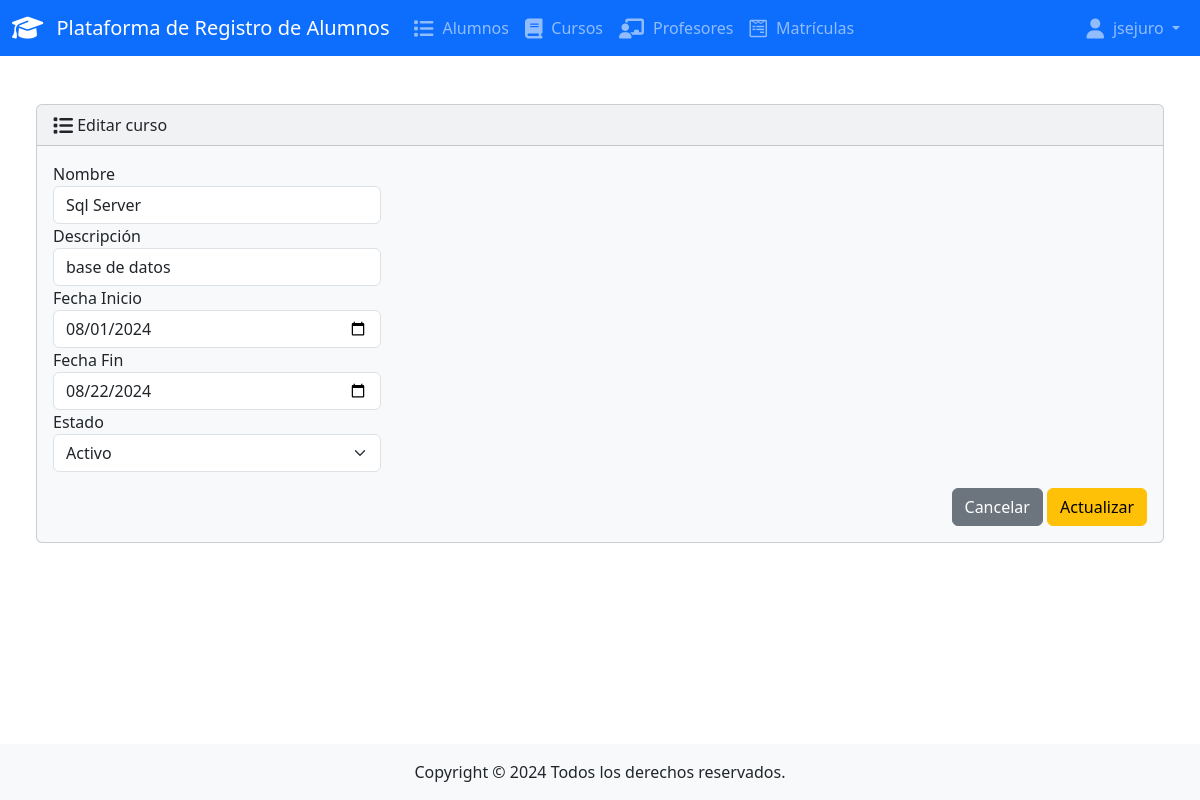
The page /cursos/editar/2/ (signed in) on the database its author committed.
### app/models.py (models this page shows, shortened)
class Cursos(models.Model):
    id = models.AutoField(primary_key=True)
    nombre = models.CharField(max_length=50)
    descripcion = models.CharField(max_length=100)
    fechaInicio = models.DateField()
    fechaFin = models.DateField()
    usuarioCreacion = models.ForeignKey(User, on_delete=models.SET_NULL, null=True)
    fechaRegistro = models.DateTimeField(auto_now_add=True)
    estado = models.BooleanField(default=True)
    class Meta:
        db_table = 'App_Cursos'
        verbose_name = 'Curso'
        verbose_name_plural = 'Cursos'
        ordering = ['nombre']

### app/views.py (the view)
# urls.py: path('cursos/editar/<int:id>/', views.curso_editar, name='curso_editar'),
def curso_editar(request, id):
    curso = get_object_or_404(Cursos, id=id)
    if request.method == 'POST':
        curso.nombre=request.POST["nombre"]
        curso.descripcion=request.POST["descripcion"]
        curso.fechaInicio=request.POST["fechaInicio"]
        curso.fechaFin=request.POST["fechaFin"]
        curso.usuarioCreacion=request.user
        curso.estado=request.POST["estado"]
        curso.save()
        return redirect('cursos')
    else:
        fi = curso.fechaInicio
        ff = curso.fechaFin
        curso.fechaInicio = '{:%Y-%m-%d}'.format(fi)
        curso.fechaFin = '{:%Y-%m-%d}'.format(ff)
        return render(request, 'app/curso_editar.html', {'curso': curso})

### app/templates/app/curso_editar.html (shortened to what this page needs)
{% extends "app/base.html" %}
{% block body %}
<div class="row mt-5">
    <div class="col-12">
        <div class="card bg-light ms-4 me-4 mb-4">
            <div class="card-header">
                <i class="fa-solid fa-list fa-lg"></i> Editar curso
            </div>
            <div class="card-body">
                <form action="{% url 'curso_editar' curso.id %}" method="POST">
                    <div class="form-group">
                        <label>Nombre</label>
                        <input type="text" style="width: 30%" class="form-control" name="nombre" value="{{ curso.nombre }}" required="required">
                    </div>
                    <div class="form-group">
                        <label>Descripción</label>
                        <input type="text" style="width: 30%" class="form-control" name="descripcion" value="{{ curso.descripcion }}" required="required">
                    </div>
                    <div class="form-group">
                            <label>Fecha Inicio</label>
                            <input type="date" style="width: 30%" class="form-control" name="fechaInicio" value="{{ curso.fechaInicio }}" required="required">
                    </div>
                    <div class="form-group">
                            <label>Fecha Fin</label>
                            <input type="date" style="width: 30%" class="form-control"  name="fechaFin" value="{{ curso.fechaFin }}" required="required">
                    </div>
                    <div class="form-group">
                            <label for="categoria">Estado</label><br>
                            <select style="width: 30%" class="form-select" name="estado">
                                    <option value="True" {% if curso.estado %} selected {% endif %} >Activo</option>
                            </select>
                    </div>
                    <div class="form-group mt-3 text-end">
                            <a type="button" class="btn btn-secondary" href="{% url 'cursos' %}">Cancelar</a>
                            <button type="submit" class="btn btn-warning">Actualizar</button>
                    </div>
                </form>
            </div>
        </div>
    </div>
</div>
{% endblock %}

### app/templates/app/base.html (shortened to what this page needs)
{% load static %}
<!DOCTYPE html>
<html lang="en">
<head>
    <link rel="stylesheet" href="https://cdnjs.cloudflare.com/ajax/libs/font-awesome/6.1.1/css/all.min.css">
    <link href="https://cdn.jsdelivr.net/npm/bootstrap@5.3.3/dist/css/bootstrap.min.css" rel="stylesheet">
</head>
<body class="d-flex flex-column min-vh-100">
    <nav class="navbar navbar-expand-lg navbar-dark bg-primary">
        <div class="container-fluid">
            <a class="navbar-brand" href="{% url 'alumnos' %}">
                <i class="fa-solid fa-graduation-cap fa-lg"></i> Plataforma de Registro de Alumnos
            </a>
            <div class="collapse navbar-collapse" id="navbarColor01">
                <ul class="navbar-nav me-auto">
                    <li class="nav-item">
                        <a class="nav-link" href="{% url 'alumnos' %}">
                            <i class="fa-solid fa-list fa-lg"></i> Alumnos
                        </a>
                    </li>
                    <li class="nav-item">
                        <a class="nav-link" href="{% url 'cursos' %}">
                            <i class="fa-solid fa-book fa-lg"></i> Cursos
                        </a>
                    </li>
                    <li class="nav-item">
                        <a class="nav-link" href="{% url 'alumnos' %}">
                            <i class="fa-solid fa-chalkboard-teacher fa-lg"></i> Profesores
                        </a>
                    </li>
                    <li class="nav-item">
                        <a class="nav-link" href="{% url 'alumnos' %}">
                            <i class="fa-brands fa-wpforms fa-lg"></i> Matrículas
                        </a>
                    </li>
                </ul>
                <ul class="navbar-nav">
                    <li class="nav-item dropdown">
                        <a class="nav-link dropdown-toggle" href="#" id="navbarDropdown" role="button"
                            data-bs-toggle="dropdown" aria-expanded="false">
                            <i class="fa-solid fa-user fa-lg"></i> {{ request.user.username }}
                        </a>
                    </li>
                </ul>
            </div>
        </div>
    </nav>
    <div class="container-fluid">
        {% block body %}
        {% endblock %}
    </div>
    <footer class="mt-auto footer">
        <div class="text-center">
            <span>
                Copyright &copy; <script>document.write(new Date().getFullYear())</script> Todos los derechos reservados.
            </span>
        </div>
    </footer>
</body>
</html>

### app/templates/app/base.html (style rules this page uses)
.navbar-brand i { margin-right: 0.5rem; }
.nav-link i { margin-right: 0.3rem; }
.footer { background-color: #f8f9fa; padding: 1rem 0; }

### rows shown on the page
Cursos: nombre "Sql Server", descripcion "base de datos", fechaInicio "08/01/2024", fechaFin "08/22/2024", estado "Activo"

### other values the page prints
{{ request.user.username }} "jsejuro"
